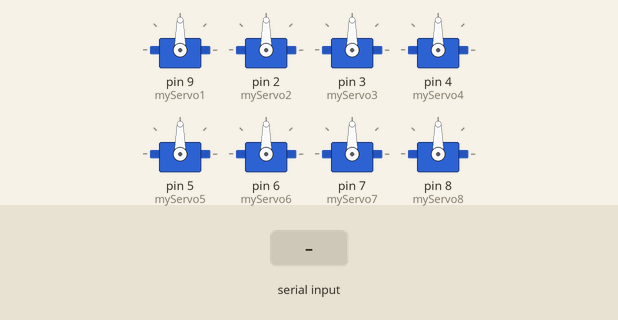
Recording of a sketch running on a simulated Arduino Uno, built with avr-gcc and run on an emulated ATmega328P. Shown: 8 × servo. The inputs (shaded band) are chosen by the test bench.

Above: at 1.2 s.
1.3 s: "1\n" received over Serial
At 1.45 s:
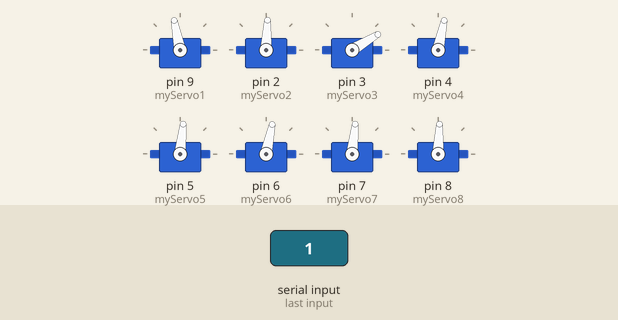
At 2.06 s:
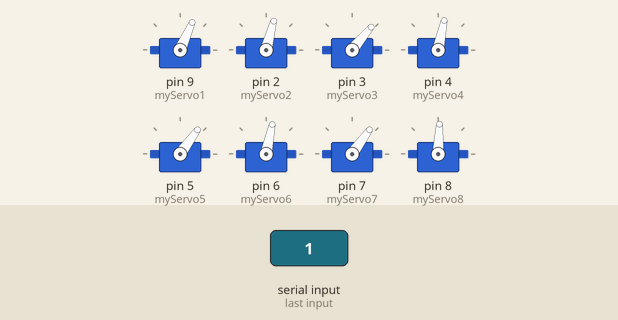
4.3 s: "2\n" received over Serial
At 4.48 s:
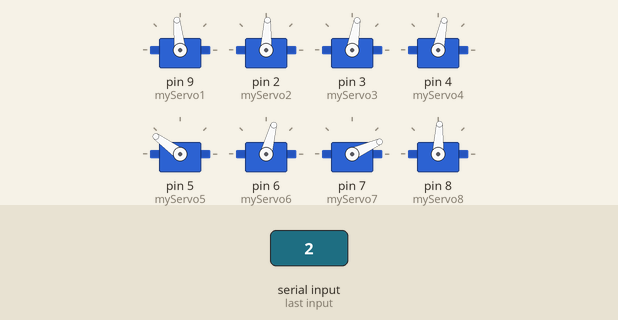
10.3 s: "3\n" received over Serial
16.3 s: "4\n" received over Serial
22.3 s: "1\n" received over Serial
Timing chart, 0 to 29.1 s (numbered marks = the images above; inputs shaded):
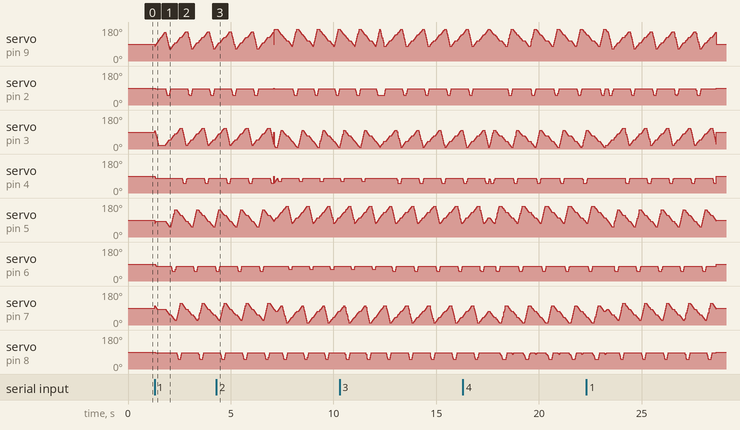

The sketch:

spider-robot-motion.ino
```cpp
#include <Servo.h>    // include servo library

// Define IR Remote Button Codes
#define irUp  16736925
#define irDown 16754775
#define irRight 16761405
#define irLeft 16720605
#define irOK 16712445
#define ir1 16738455
#define ir2 16750695
#define ir3 16756815
#define ir4 16724175
#define ir5 16718055
#define ir6 16743045
#define ir7 16716015
#define ir8 16726215
#define ir9 16734885
#define ir0 16730805
#define irStar 16728765
#define irPound 0000005
#define irRepeat 16732845

// calibration
int da =  -12,  // Left Front Pivot
    db =   10,  // Left Back Pivot
    dc =  -18,  // Right Back Pivot
    dd =   12;  // Right Front Pivot


// servo initial positions + calibration
int a90  = (90  + da),
    a120 = (120 + da),
    a150 = (150 + da),
    a180 = (180 + da);


int b0   = (0   + db),
    b30  = (30  + db),
    b60  = (60  + db),
    b90  = (90  + db);


int c90  = (90  + dc),
    c120 = (120 + dc),
    c150 = (150 + dc),
    c180 = (180 + dc);


int d0   = (0   + dd),
    d30  = (30  + dd),
    d60  = (60  + dd),
    d90  = (90  + dd);


// start points for servo
int s11 = 90; // Front Left Pivot Servo
int s12 = 90; // Front Left Lift Servo
int s21 = 90; // Back Left Pivot Servo
int s22 = 90; // Back Left Lift Servo
int s31 = 90; // Back Right Pivot Servo
int s32 = 90; // Back Right Lift Servo
int s41 = 90; // Front Right Pivot Servo
int s42 = 90; // Front Right Lift Servo


int f    = 0;
int b    = 0;
int l    = 0;
int r    = 0;
int spd  = 3;  // Speed of walking motion, larger the number, the slower the speed
int high = 0;   // How high the robot is standing


// Define 8 Servos
Servo myServo1; // Front Left Pivot Servo
Servo myServo2; // Front Left Lift Servo
Servo myServo3; // Back Left Pivot Servo
Servo myServo4; // Back Left Lift Servo
Servo myServo5; // Back Right Pivot Servo
Servo myServo6; // Back Right Lift Servo
Servo myServo7; // Front Right Pivot Servo
Servo myServo8; // Front Right Lift Servo


//==========================================================================================


//===== Setup ==============================================================================


void setup()
{
  // Attach servos to Arduino Pins
  myServo1.attach(9);
  myServo2.attach(2);
  myServo3.attach(3);
  myServo4.attach(4);
  myServo5.attach(5);
  myServo6.attach(6);
  myServo7.attach(7);
  myServo8.attach(8);


  Serial.begin (9600);


}//setup


//==========================================================================================


//== Loop ==================================================================================


void loop()
{
  unsigned long value;
  unsigned long lastValue;

  center_servos();  // Center all servos
  high = 15;        // Set hight to 15
  spd = 6;          // Set speed to 3


  while (1 == 1)    // Loop forever
  {
    if (Serial.available() > 0)
    {
      int value = Serial.parseInt();
      switch (value)
      {
        case 1:
          lastValue = irUp;
          forward();
          forward();
          forward();
          forward();
          forward();
          center_servos();
          break;


        case 2:
          lastValue = irDown;
          back();
          back();
          back();
          back();
          back();
          center_servos();
          break;


        case 3:
          lastValue = irRight;
          turn_right();
          turn_right();
          turn_right();
          turn_right();
          turn_right();
          center_servos();
          break;


        case 4:
          lastValue = irLeft;
          turn_left();
          turn_left();
          turn_left();
          turn_left();
          turn_left();
          center_servos();
          break;


        case 5:
          lastValue = irOK;
          break;


        case 6:
          lastValue = ir1;
          bow();
          break;


        case 7:
          lastValue = ir2;
          wave();
          break;


        case 8:
          lastValue = ir3;
          increase_speed();
          break;


        case 9:
          lastValue = ir4;
          break;


        case 10:
          lastValue = ir5;
          break;


        case 11:
          lastValue = ir6;
          decrease_speed();
          break;


        case 12:
          lastValue = ir7;
          break;


        case 13:
          lastValue = ir8;
          dance();
          break;


        case 14:
          lastValue = ir9;
          break;


        case 15:
          lastValue = ir0;
          center_servos();
          break;


        case 16:
          lastValue = irStar;
          trim_left();
          break;


        case 17:
          lastValue = irPound;
          trim_right();
          break;


        default:
          break;

        }


    }// if irrecv.decode
  }//while


}

void dance()
{
  center_servos();
  delay(100);
  lean_left();
  delay(300);
  lean_right();
  delay(300);
  lean_left();
  delay(300);
  lean_right();
  delay(300);
  lean_left();
  delay(300);
  lean_right();
  delay(300);
  lean_left();
  delay(300);
  lean_right();
  delay(800);
  center_servos();
  delay(300);
  bow();
  center_servos();
}


//== Wave ==================================================================================


void wave()
{
  /*
  myServo1 - Front Left Pivot Servo
  myServo2 - Front Left Lift Servo
  myServo3 - Back Left Pivot Servo
  myServo4 - Back Left Lift Servo
  myServo5 - Back Right Pivot Servo
  myServo6 - Back Right Lift Servo
  myServo7 - Front Right Pivot Servo
  myServo8 - Front Right Lift Servo
  */


  center_servos();
  myServo4.write(45);
  myServo6.write(45);
  delay(200);
  myServo8.write(0);
  delay(200);
  myServo7.write(180);
  delay(200);
  myServo7.write(30);
  delay(300);
  myServo7.write(180);
  delay(300);
  myServo7.write(30);
  delay(300);
  myServo7.write(s41);
  delay(300);
  myServo8.write(s42);
  center_servos();


}


//== Bow ===================================================================================


void bow()
{
  center_servos();
  delay(200);
  myServo2.write(15);
  myServo8.write(15);
  delay(700);
  myServo2.write(90);
  myServo8.write(90);
  delay(700);
}


//== Lean_Left =============================================================================


void lean_left()
{
  myServo2.write(15);
  myServo4.write(15);
  myServo6.write(150);
  myServo8.write(150);
}


//== Lean_Right ============================================================================


void lean_right()
{
  myServo2.write(150);
  myServo4.write(150);
  myServo6.write(15);
  myServo8.write(15);
}


//== Lean_Left =============================================================================


void trim_left()
{
  da--; // Left Front Pivot
  db--; // Left Back Pivot
  dc--; // Right Back Pivot
  dd--; // Right Front Pivot
}


//== Lean_Right ============================================================================


void trim_right()
{
  da++; // Left Front Pivot
  db++; // Left Back Pivot
  dc++; // Right Back Pivot
  dd++; // Right Front Pivot
}


//== Forward ===============================================================================


void forward()
{
  // calculation of points


  // Left Front Pivot
  a90 = (90 + da),
  a120 = (120 + da),
  a150 = (150 + da),
  a180 = (180 + da);


  // Left Back Pivot
  b0 = (0 + db),
  b30 = (30 + db),
  b60 = (60 + db),
  b90 = (90 + db);


  // Right Back Pivot
  c90 = (90 + dc),
  c120 = (120 + dc),
  c150 = (150 + dc),
  c180 = (180 + dc);


  // Right Front Pivot
  d0 = (0 + dd),
  d30 = (30 + dd),
  d60 = (60 + dd),
  d90 = (90 + dd);


  // set servo positions and speeds needed to walk forward one step
  // (LFP,  LBP, RBP,  RFP, LFL, LBL, RBL, RFL, S1, S2, S3, S4)
  srv(a180, b0 , c120, d60, 42,  33,  33,  42,  1,  3,  1,  1);
  srv( a90, b30, c90,  d30, 6,   33,  33,  42,  3,  1,  1,  1);
  srv( a90, b30, c90,  d30, 42,  33,  33,  42,  3,  1,  1,  1);
  srv(a120, b60, c180, d0,  42,  33,  6,   42,  1,  1,  3,  1);
  srv(a120, b60, c180, d0,  42,  33,  33,  42,  1,  1,  3,  1);
  srv(a150, b90, c150, d90, 42,  33,  33,  6,   1,  1,  1,  3);
  srv(a150, b90, c150, d90, 42,  33,  33,  42,  1,  1,  1,  3);
  srv(a180, b0,  c120, d60, 42,  6,   33,  42,  1,  3,  1,  1);
  //srv(a180, b0,  c120, d60, 42,  15,  33,  42,  1,  3,  1,  1);

}


//== Back ==================================================================================


void back ()
{
  // set servo positions and speeds needed to walk backward one step
  // (LFP,  LBP, RBP,  RFP, LFL, LBL, RBL, RFL, S1, S2, S3, S4)
  srv(180, 0,  120, 60, 42, 33, 33, 42, 3,  1, 1, 1);
  srv(150, 90, 150, 90, 42, 18, 33, 42, 1,  3, 1, 1);
  srv(150, 90, 150, 90, 42, 33, 33, 42, 1,  3, 1, 1);
  srv(120, 60, 180, 0,  42, 33, 33, 6,  1,  1, 1, 3);
  srv(120, 60, 180, 0,  42, 33, 33, 42, 1,  1, 1, 3);
  srv(90,  30, 90,  30, 42, 33, 18, 42, 1,  1, 3, 1);
  srv(90,  30, 90,  30, 42, 33, 33, 42, 1,  1, 3, 1);
  srv(180, 0,  120, 60, 6,  33, 33, 42, 3,  1, 1, 1);


}


//== Left =================================================================================


void turn_left ()
{
  // set servo positions and speeds needed to turn left one step
  // (LFP,  LBP, RBP,  RFP, LFL, LBL, RBL, RFL, S1, S2, S3, S4)
  srv(150,  90, 90,  30, 42, 6,  33, 42, 1, 3, 1, 1);
  srv(150,  90, 90,  30, 42, 33, 33, 42, 1, 3, 1, 1);
  srv(120,  60, 180, 0,  42, 33, 6,  42, 1, 1, 3, 1);
  srv(120,  60, 180, 0,  42, 33, 33, 24, 1, 1, 3, 1);
  srv(90,   30, 150, 90, 42, 33, 33, 6,  1, 1, 1, 3);
  srv(90,   30, 150, 90, 42, 33, 33, 42, 1, 1, 1, 3);
  srv(180,  0,  120, 60, 6,  33, 33, 42, 3, 1, 1, 1);
  srv(180,  0,  120, 60, 42, 33, 33, 33, 3, 1, 1, 1);
}


//== Right ================================================================================


void turn_right ()
{
  // set servo positions and speeds needed to turn right one step
  // (LFP,  LBP, RBP,  RFP, LFL, LBL, RBL, RFL, S1, S2, S3, S4)
  srv( 90, 30, 150, 90, 6,  33, 33, 42, 3, 1, 1, 1);
  srv( 90, 30, 150, 90, 42, 33, 33, 42, 3, 1, 1, 1);
  srv(120, 60, 180, 0,  42, 33, 33, 6,  1, 1, 1, 3);
  srv(120, 60, 180, 0,  42, 33, 33, 42, 1, 1, 1, 3);
  srv(150, 90, 90,  30, 42, 33, 6,  42, 1, 1, 3, 1);
  srv(150, 90, 90,  30, 42, 33, 33, 42, 1, 1, 3, 1);
  srv(180, 0,  120, 60, 42, 6,  33, 42, 1, 3, 1, 1);
  srv(180, 0,  120, 60, 42, 33, 33, 42, 1, 3, 1, 1);
}


//== Center Servos ========================================================================


void center_servos()
{
  myServo1.write(90);
  myServo2.write(90);
  myServo3.write(90);
  myServo4.write(90);
  myServo5.write(90);
  myServo6.write(90);
  myServo7.write(90);
  myServo8.write(90);


  int s11 = 90; // Front Left Pivot Servo
  int s12 = 90; // Front Left Lift Servo
  int s21 = 90; // Back Left Pivot Servo
  int s22 = 90; // Back Left Lift Servo
  int s31 = 90; // Back Right Pivot Servo
  int s32 = 90; // Back Right Lift Servo
  int s41 = 90; // Front Right Pivot Servo
  int s42 = 90; // Front Right Lift Servo
}


//== Increase Speed ========================================================================


void increase_speed()
{
  if (spd > 3)
    spd--;
}


//== Decrease Speed ========================================================================


void decrease_speed()
{
  if (spd < 50)
    spd++;
}


//== Srv ===================================================================================


void srv( int  p11, int p21, int p31, int p41, int p12, int p22, int p32, int p42, int sp1, int sp2, int sp3, int sp4)
{


  // p11: Front Left Pivot Servo
  // p21: Back Left Pivot Servo
  // p31: Back Right Pivot Servo
  // p41: Front Right Pivot Servo
  // p12: Front Left Lift Servo
  // p22: Back Left Lift Servo
  // p32: Back Right Lift Servo
  // p42: Front Right Lift Servo
  // sp1: Speed 1
  // sp2: Speed 2
  // sp3: Speed 3
  // sp4: Speed 4


  // Multiply lift servo positions by manual height adjustment
  p12 = p12 + high * 3;
  p22 = p22 + high * 3;
  p32 = p32 + high * 3;
  p42 = p42 + high * 3;


  while ((s11 != p11) || (s21 != p21) || (s31 != p31) || (s41 != p41) || (s12 != p12) || (s22 != p22) || (s32 != p32) || (s42 != p42))
  {


    // Front Left Pivot Servo
    if (s11 < p11)            // if servo position is less than programmed position
    {
      if ((s11 + sp1) <= p11)
        s11 = s11 + sp1;      // set servo position equal to servo position plus speed constant
      else
        s11 = p11;
    }


    if (s11 > p11)            // if servo position is greater than programmed position
    {
      if ((s11 - sp1) >= p11)
        s11 = s11 - sp1;      // set servo position equal to servo position minus speed constant
      else
        s11 = p11;
    }


    // Back Left Pivot Servo
    if (s21 < p21)
    {
      if ((s21 + sp2) <= p21)
        s21 = s21 + sp2;
      else
        s21 = p21;
    }


    if (s21 > p21)
    {
      if ((s21 - sp2) >= p21)
        s21 = s21 - sp2;
      else
        s21 = p21;
    }


    // Back Right Pivot Servo
    if (s31 < p31)
    {
      if ((s31 + sp3) <= p31)
        s31 = s31 + sp3;
      else
        s31 = p31;
    }


    if (s31 > p31)
    {
      if ((s31 - sp3) >= p31)
        s31 = s31 - sp3;
      else
        s31 = p31;
    }


    // Front Right Pivot Servo
    if (s41 < p41)
    {
      if ((s41 + sp4) <= p41)
        s41 = s41 + sp4;
      else
        s41 = p41;
    }


    if (s41 > p41)
    {
      if ((s41 - sp4) >= p41)
        s41 = s41 - sp4;
      else
        s41 = p41;
    }


    // Front Left Lift Servo
    if (s12 < p12)
    {
      if ((s12 + sp1) <= p12)
        s12 = s12 + sp1;
      else
        s12 = p12;
    }


    if (s12 > p12)
    {
      if ((s12 - sp1) >= p12)
        s12 = s12 - sp1;
      else
        s12 = p12;
    }


    // Back Left Lift Servo
    if (s22 < p22)
    {
      if ((s22 + sp2) <= p22)
        s22 = s22 + sp2;
      else
        s22 = p22;
    }


    if (s22 > p22)
    {
      if ((s22 - sp2) >= p22)
        s22 = s22 - sp2;
      else
        s22 = p22;
    }


    // Back Right Lift Servo
    if (s32 < p32)
    {
      if ((s32 + sp3) <= p32)
        s32 = s32 + sp3;
      else
        s32 = p32;
    }


    if (s32 > p32)
    {
      if ((s32 - sp3) >= p32)
        s32 = s32 - sp3;
      else
        s32 = p32;
    }


    // Front Right Lift Servo
    if (s42 < p42)
    {
      if ((s42 + sp4) <= p42)
        s42 = s42 + sp4;
      else
        s42 = p42;
    }


    if (s42 > p42)
    {
      if ((s42 - sp4) >= p42)
        s42 = s42 - sp4;
      else
        s42 = p42;
    }


    // Write Pivot Servo Values
    myServo1.write(s11 + da);
    myServo3.write(s21 + db);
    myServo5.write(s31 + dc);
    myServo7.write(s41 + dd);


    // Write Lift Servos Values
    myServo2.write(s12);
    myServo4.write(s22);
    myServo6.write(s32);
    myServo8.write(s42);


    delay(spd); // Delay before next movement


  }//while
} //srv
```
